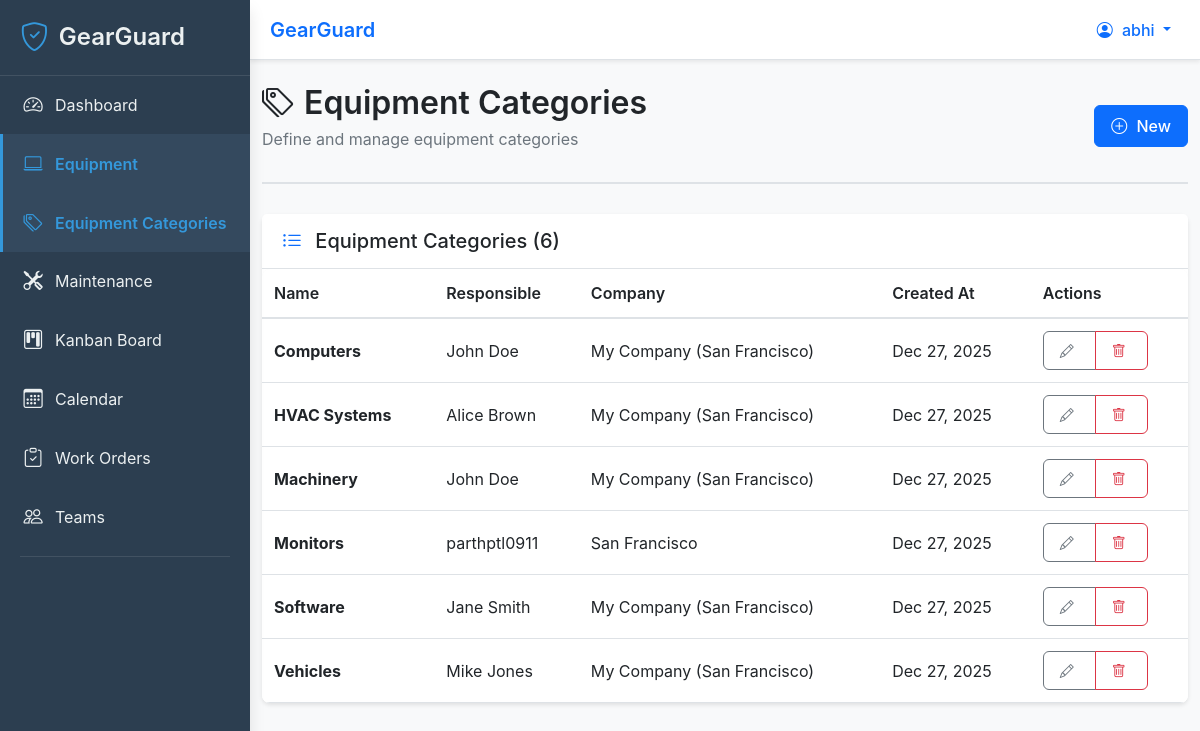
Page /equipment/categories/ (signed in) on the committed database.
### equipment/models.py (models this page shows, shortened)
class EquipmentCategory(models.Model):
    name = models.CharField(
        max_length=200,
        unique=True,
        help_text="Category name (e.g., 'Computers', 'Software', 'Monitors')"
    )
    """
    🔍 FIELD EXPLANATION: name
    - CharField = Text field
    - max_length=200 = Maximum 200 characters
    - unique=True = No two categories can have the same name
    - Example: "Computers", "Software", "Monitors", "Vehicles"
    """
    responsible = models.ForeignKey(
        User,
        on_delete=models.SET_NULL,
        null=True,
        blank=True,
        related_name='responsible_categories',
        help_text="User responsible for this equipment category"
    )
    """
    🔍 FIELD EXPLANATION: responsible
    - ForeignKey = Links to User model
    - on_delete=models.SET_NULL = If user is deleted, set to NULL
    - null=True, blank=True = Optional (category might not have a responsible person yet)
    - related_name='responsible_categories' = Access user's categories with: user.responsible_categories.all()
    """
    company = models.CharField(
        max_length=200,
        default='My Company (San Francisco)',
        help_text="Company name for this category"
    )
    """
    🔍 FIELD EXPLANATION: company
    - CharField = Text field
    - max_length=200 = Maximum 200 characters
    - default='My Company (San Francisco)' = Default company name
    - Example: "My Company (San Francisco)", "My Company (New York)"
    """
    created_at = models.DateTimeField(auto_now_add=True)
    updated_at = models.DateTimeField(auto_now=True)
    class Meta:
        ordering = ['name']  # Alphabetical order
        verbose_name = 'Equipment Category'
        verbose_name_plural = 'Equipment Categories'

### equipment/views.py (the view)
# urls.py: path('categories/', views.category_list, name='category_list'),
@login_required
def category_list(request):
    categories = EquipmentCategory.objects.all().order_by('name')
    context = {
        'categories': categories,
    }
    return render(request, 'equipment/category_list.html', context)

### templates/equipment/category_list.html (shortened to what this page needs)
{% extends 'base.html' %}
{% load static %}
{% block page_header %}
<div class="page-header">
    <div class="d-flex justify-content-between align-items-center">
        <div>
            <h1 class="page-title">
                <i class="bi bi-tags"></i>
                Equipment Categories
            </h1>
            <p class="page-subtitle">Define and manage equipment categories</p>
        </div>
        <a href="{% url 'equipment:category_create' %}" class="btn btn-primary">
            <i class="bi bi-plus-circle"></i>
            New
        </a>
    </div>
</div>
{% endblock %}
{% block content %}
<div class="card">
    <div class="card-header">
        <h5 class="mb-0">
            <i class="bi bi-list-ul"></i>
            Equipment Categories ({{ categories.count }})
        </h5>
    </div>
    <div class="card-body p-0">
        {% if categories %}
            <div class="table-responsive">
                <table class="table table-hover mb-0">
                    <thead>
                        <tr>
                            <th>Name</th>
                            <th>Responsible</th>
                            <th>Company</th>
                            <th>Created At</th>
                            <th>Actions</th>
                        </tr>
                    </thead>
                    <tbody>
                        {% for category in categories %}
                            <tr>
                                <td>
                                    <strong>{{ category.name }}</strong>
                                </td>
                                <td>
                                    {% if category.responsible %}
                                        {{ category.responsible.get_full_name|default:category.responsible.username }}
                                    {% else %}
                                        <span class="text-muted">—</span>
                                    {% endif %}
                                </td>
                                <td>{{ category.company }}</td>
                                <td>{{ category.created_at|date:"M d, Y" }}</td>
                                <td>
                                    <div class="btn-group btn-group-sm">
                                        <a href="{% url 'equipment:category_edit' category.pk %}"
                                           class="btn btn-outline-secondary"
                                           data-bs-toggle="tooltip"
                                           title="Edit">
                                            <i class="bi bi-pencil"></i>
                                        </a>
                                        <a href="{% url 'equipment:category_delete' category.pk %}"
                                           class="btn btn-outline-danger"
                                           data-bs-toggle="tooltip"
                                           title="Delete">
                                            <i class="bi bi-trash"></i>
                                        </a>
                                    </div>
                                </td>
                            </tr>
                        {% endfor %}
                    </tbody>
                </table>
            </div>
        {% endif %}
    </div>
</div>
{% endblock %}

### templates/includes/navbar.html (shortened to what this page needs)
<nav class="navbar navbar-expand-lg navbar-light bg-white shadow-sm">
    <div class="container-fluid">
        <span class="navbar-brand mb-0 h1 ms-2">
            {% block page_title %}{% block page_title_content %}GearGuard{% endblock %}{% endblock %}
        </span>
        <div class="ms-auto d-flex align-items-center">
            {% if user.is_authenticated %}
                <div class="dropdown">
                    <button class="btn btn-link text-decoration-none dropdown-toggle" type="button" id="userMenu" data-bs-toggle="dropdown" aria-expanded="false">
                        <i class="bi bi-person-circle"></i>
                        <span class="d-none d-md-inline">{{ user.get_full_name|default:user.username }}</span>
                    </button>
                </div>
            {% else %}
                <a href="{% url 'accounts:login' %}" class="btn btn-primary">
                    <i class="bi bi-box-arrow-in-right"></i> Login
                </a>
            {% endif %}
        </div>
    </div>
</nav>

### static/css/style.css (style rules this page uses)
:root { --primary-color: #0d6efd; --primary-dark: #0a58ca; --primary-light: #6ea8fe; --sidebar-width: 250px; --sidebar-bg: #2c3e50; --sidebar-text: #ecf0f1; --sidebar-hover: #34495e; --sidebar-active: #3498db; --navbar-height: 60px; --content-padding: 20px; --shadow-sm: 0 2px 4px rgba(0,0,0,0.1); --shadow-md: 0 4px 6px rgba(0,0,0,0.1); --shadow-lg: 0 10px 15px rgba(0,0,0,0.1); }
body { font-family: -apple-system, BlinkMacSystemFont, "Segoe UI", Roboto, "Helvetica Neue", Arial, sans-serif; background-color: #f8f9fa; margin: 0; padding: 0; }
.navbar { height: var(--navbar-height); border-bottom: 1px solid #dee2e6; }
.navbar-brand { font-size: 1.25rem; font-weight: 600; color: var(--primary-color); }
.card { border: none; border-radius: 8px; box-shadow: var(--shadow-sm); transition: box-shadow 0.3s ease; margin-bottom: 20px; }
.card-header { background-color: #fff; border-bottom: 1px solid #dee2e6; padding: 15px 20px; font-weight: 600; display: flex; align-items: center; justify-content: space-between; }
.card-header i { margin-right: 8px; color: var(--primary-color); }
.card-body { padding: 20px; }
.btn { border-radius: 6px; padding: 8px 16px; font-weight: 500; transition: all 0.3s ease; }
.btn-primary { background-color: var(--primary-color); border-color: var(--primary-color); }
.btn i { margin-right: 5px; }
.table { background-color: #fff; border-radius: 8px; overflow: hidden; }
.table thead { background-color: #f8f9fa; }
.table th { font-weight: 600; border-bottom: 2px solid #dee2e6; padding: 12px; }
.table td { padding: 12px; vertical-align: middle; }
.page-header { margin-bottom: 30px; padding-bottom: 15px; border-bottom: 2px solid #dee2e6; }
.page-title { font-size: 2rem; font-weight: 600; color: #212529; margin: 0; display: flex; align-items: center; gap: 10px; }
.page-subtitle { color: #6c757d; margin-top: 5px; }

### rows in the picture
EquipmentCategory: name "Computers", responsible.get_full_name "John Doe", company "My Company (San Francisco)", created_at "Dec 27, 2025"
EquipmentCategory: name "HVAC Systems", responsible.get_full_name "Alice Brown", company "My Company (San Francisco)", created_at "Dec 27, 2025"
EquipmentCategory: name "Machinery", responsible.get_full_name "John Doe", company "My Company (San Francisco)", created_at "Dec 27, 2025"
EquipmentCategory: name "Monitors", responsible.get_full_name "parthptl0911", company "San Francisco", created_at "Dec 27, 2025"
EquipmentCategory: name "Software", responsible.get_full_name "Jane Smith", company "My Company (San Francisco)", created_at "Dec 27, 2025"
EquipmentCategory: name "Vehicles", responsible.get_full_name "Mike Jones", company "My Company (San Francisco)", created_at "Dec 27, 2025"

### other values in the picture
{{ user.get_full_name|default:user.username }} "abhi"
{{ categories.count }} "6"
